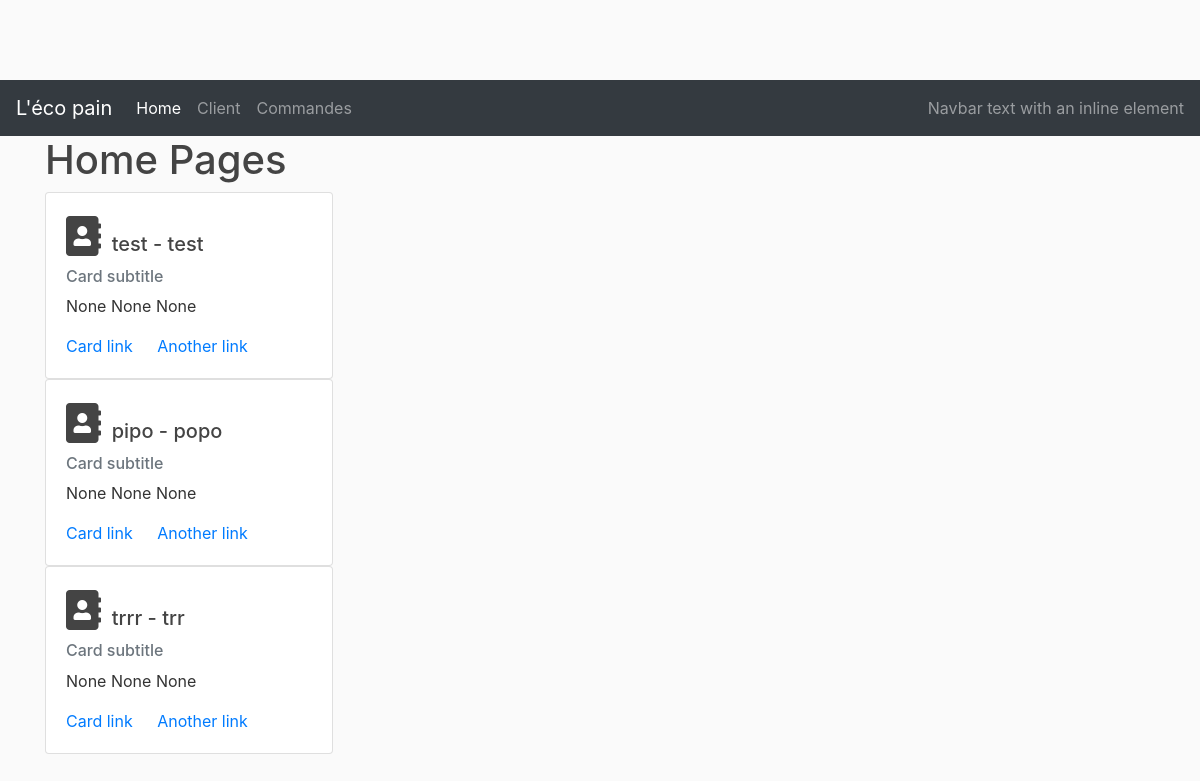
Page /home on the earlier database version.
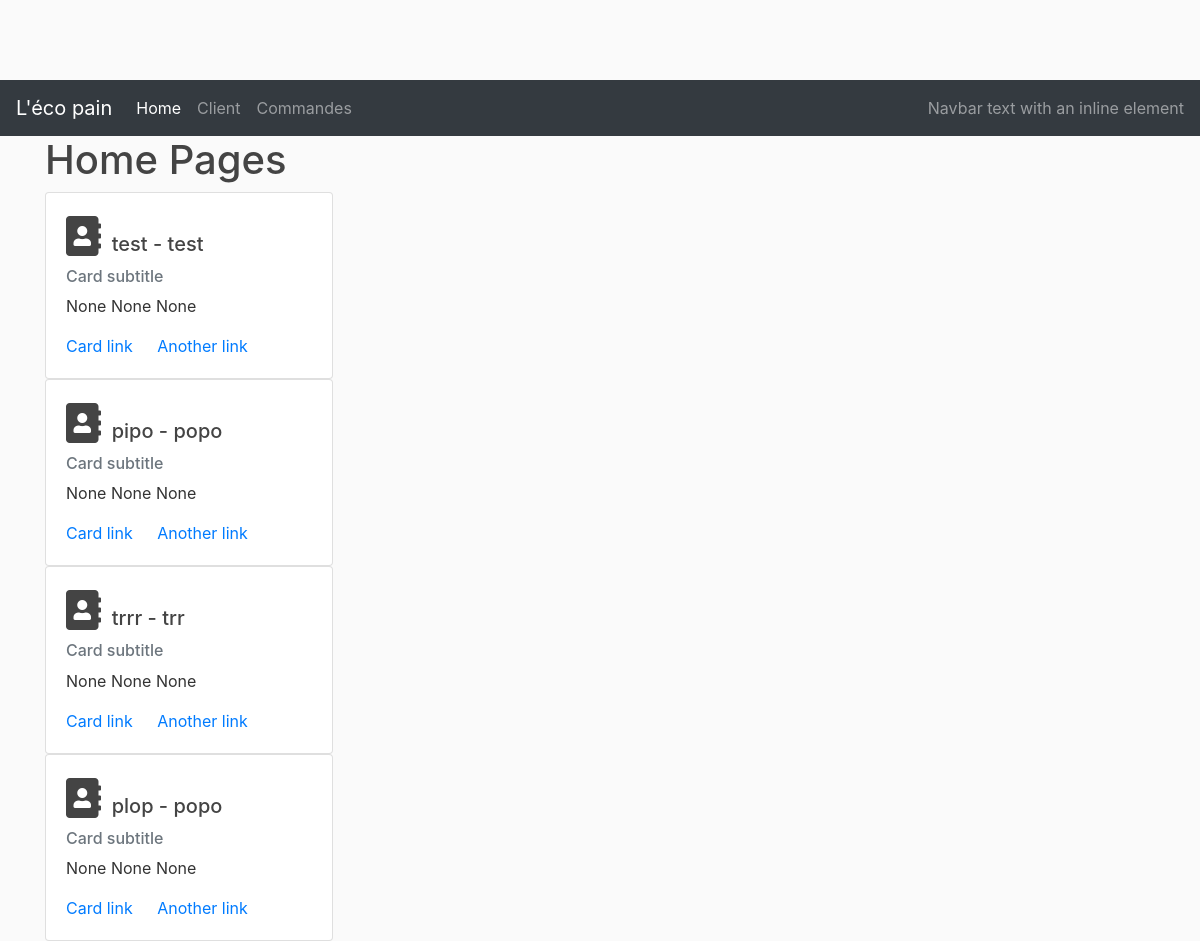
Same page on the later database version.
### lecopain/models.py (models this page shows, shortened)
class Customer(db.Model):
    id =  db.Column(db.Integer, primary_key=True)
    firstname = db.Column(db.String(50), nullable=False)
    lastname = db.Column(db.String(50), nullable=False)
    address = db.Column(db.String(200))
    cp = db.Column(db.String(20))
    city = db.Column(db.String(50))
    email = db.Column(db.String(200), nullable=False)
    created_at = db.Column(db.DateTime, nullable=False, default=datetime.utcnow)
    orders = db.relationship('Order', backref='owner', lazy=True)

### lecopain/routes.py (the view)
@app.route("/")
@app.route("/home")
def index():
    customers = Customer.query.all()
    return render_template('index.html', customers=customers)

### lecopain/templates/index.html
{% extends "layout.html" %}
{% block content %}
<h1>Home Pages</h1>
    {% for customer in customers %}
    <div class="card" style="width: 18rem;">
        <div class="card-body">
            <h5 class="card-title">
                    <span style="font-size: 2em;">
                            <i class="fas fa-address-book "></i>
                    </span>
                    {{customer.firstname}} - {{customer.lastname}}</h5>
            <h6 class="card-subtitle mb-2 text-muted">Card subtitle</h6>
            <p class="card-text">{{ customer.address }} {{ customer.cp }} {{ customer.city }}</p>
            <a href="#" class="card-link">Card link</a>
            <a href="#" class="card-link">Another link</a>
        </div>
    </div>
    {% endfor %}
{% endblock %}

### lecopain/templates/layout.html (shortened to what this page needs)
<!DOCTYPE html>
<html>
    <head>
        <link rel="stylesheet" href="https://stackpath.bootstrapcdn.com/bootstrap/4.2.1/css/bootstrap.min.css" />
        <link rel="stylesheet" type="text/css" href="{{ url_for('static', filename='main.css')}}" />
        <link rel="stylesheet" href="https://use.fontawesome.com/releases/v5.7.1/css/all.css" />
        <link rel="stylesheet" href="https://cdnjs.cloudflare.com/ajax/libs/tempusdominus-bootstrap-4/5.0.0-alpha14/css/tempusdominus-bootstrap-4.min.css" />
    </head>
    <body>
        <nav class="navbar navbar-expand-lg navbar-dark bg-dark">
                <a class="navbar-brand" href="#">L'éco pain</a>
                <div class="collapse navbar-collapse" id="navbarText">
                  <ul class="navbar-nav mr-auto">
                    <li class="nav-item active">
                      <a class="nav-link" href="/">Home <span class="sr-only">(current)</span></a>
                    </li>
                    <li class="nav-item">
                      <a class="nav-link" href="/customers">Client</a>
                    </li>
                    <li class="nav-item">
                      <a class="nav-link" href="/orders">Commandes</a>
                    </li>
                  </ul>
                  <span class="navbar-text">
                    Navbar text with an inline element
                  </span>
                </div>
              </nav>
        <div class="container">
                <div class="row">
                  <div class="col-md-8">
                    {% block content %}  {% endblock %}
                  </div>
                  <div class="col-md-4">
                  </div>
                </div>
            </div>
    </body>
</html>

### lecopain/static/main.css (style rules this page uses)
body { background: #fafafa; color: #333333; margin-top: 5rem; }
h1, h2, h3, h4, h5, h6 { color:#444444; }

Differences in the rows shown:
added Customer: firstname "plop", lastname "popo", address "None", cp "None", city "None"
